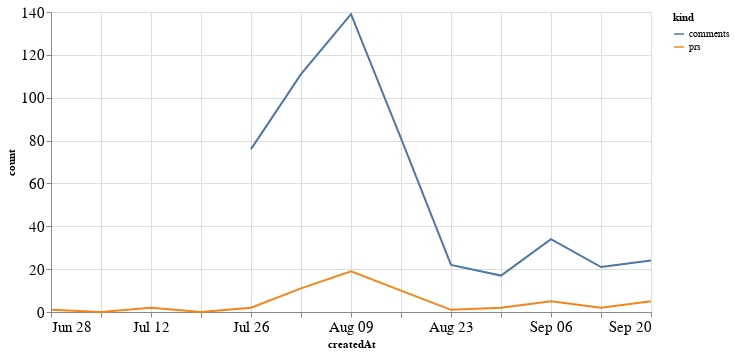

Notebook code cell kept with this figure:
### Code cell
alt.Chart(total_time, width=600).mark_line().encode(
    x='createdAt',
    y='count',
    color='kind'
)

### Figure 1 — Vega-Lite specification as saved in the notebook (floating-point values rounded to 4 significant figures)
{"config": {"axisLeft": {"labelFontSize": 15}, "axisBottom": {"labelFontSize": 15}}, "data": {"name": "data-94edcff5e6102cdf394154f6a66e94e6"}, "mark": "line", "encoding": {"color": {"type": "nominal", "field": "kind"}, "x": {"type": "temporal", "field": "createdAt"}, "y": {"type": "quantitative", "field": "count"}}, "width": 600, "$schema": "https://vega.github.io/schema/vega-lite/v4.8.1.json", "datasets": {"data-94edcff5e6102cdf394154f6a66e94e6": [{"createdAt": "2020-06-28T00:00:00", "kind": "prs", "count": 1.0}, {"createdAt": "2020-07-05T00:00:00", "kind": "prs", "count": 0.0}, {"createdAt": "2020-07-12T00:00:00", "kind": "prs", "count": 2.0}, {"createdAt": "2020-07-19T00:00:00", "kind": "prs", "count": 0.0}, {"createdAt": "2020-07-26T00:00:00", "kind": "prs", "count": 2.0}, {"createdAt": "2020-08-02T00:00:00", "kind": "prs", "count": 11.0}, {"createdAt": "2020-08-09T00:00:00", "kind": "prs", "count": 19.0}, {"createdAt": "2020-08-16T00:00:00", "kind": "prs", "count": 10.0}, {"createdAt": "2020-08-23T00:00:00", "kind": "prs", "count": 1.0}, {"createdAt": "2020-08-30T00:00:00", "kind": "prs", "count": 2.0}, {"createdAt": "2020-09-06T00:00:00", "kind": "prs", "count": 5.0}, {"createdAt": "2020-09-13T00:00:00", "kind": "prs", "count": 2.0}, {"createdAt": "2020-09-20T00:00:00", "kind": "prs", "count": 5.0}, {"createdAt": "2020-06-28T00:00:00", "kind": "comments", "count": null}, {"createdAt": "2020-07-05T00:00:00", "kind": "comments", "count": null}, {"createdAt": "2020-07-12T00:00:00", "kind": "comments", "count": null}, {"createdAt": "2020-07-19T00:00:00", "kind": "comments", "count": null}, {"createdAt": "2020-07-26T00:00:00", "kind": "comments", "count": 76.0}, {"createdAt": "2020-08-02T00:00:00", "kind": "comments", "count": 111.0}, {"createdAt": "2020-08-09T00:00:00", "kind": "comments", "count": 139.0}, {"createdAt": "2020-08-16T00:00:00", "kind": "comments", "count": 81.0}, {"createdAt": "2020-08-23T00:00:00", "kind": "comments", "count": 22.0}, {"createdAt": "2020-08-30T00:00:00", "kind": "comments", "count": 17.0}, {"createdAt": "2020-09-06T00:00:00", "kind": "comments", "count": 34.0}, {"createdAt": "2020-09-13T00:00:00", "kind": "comments", "count": 21.0}, {"createdAt": "2020-09-20T00:00:00", "kind": "comments", "count": 24.0}]}}
